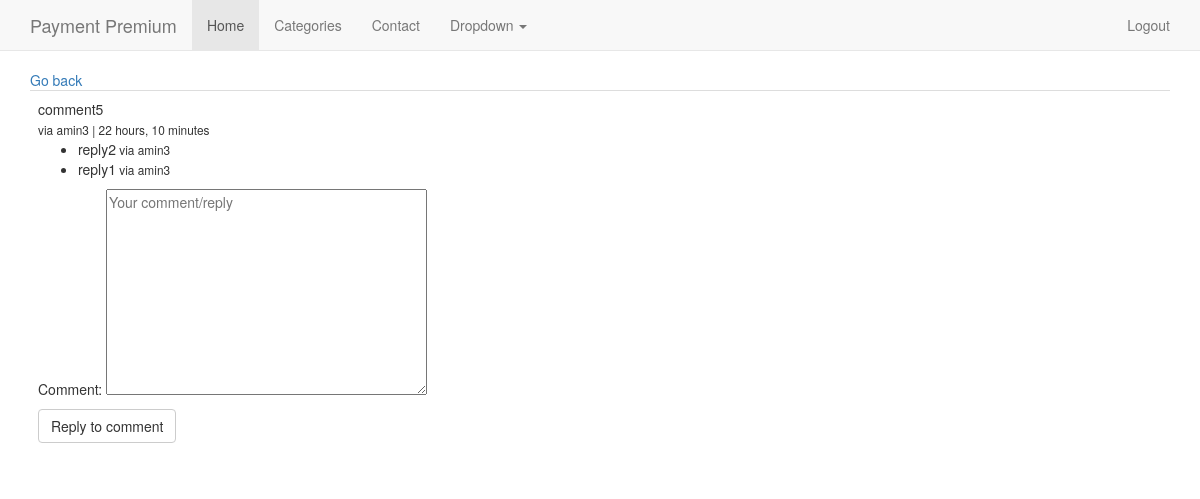
The page /comment/27 (signed in) on the database as committed earlier.
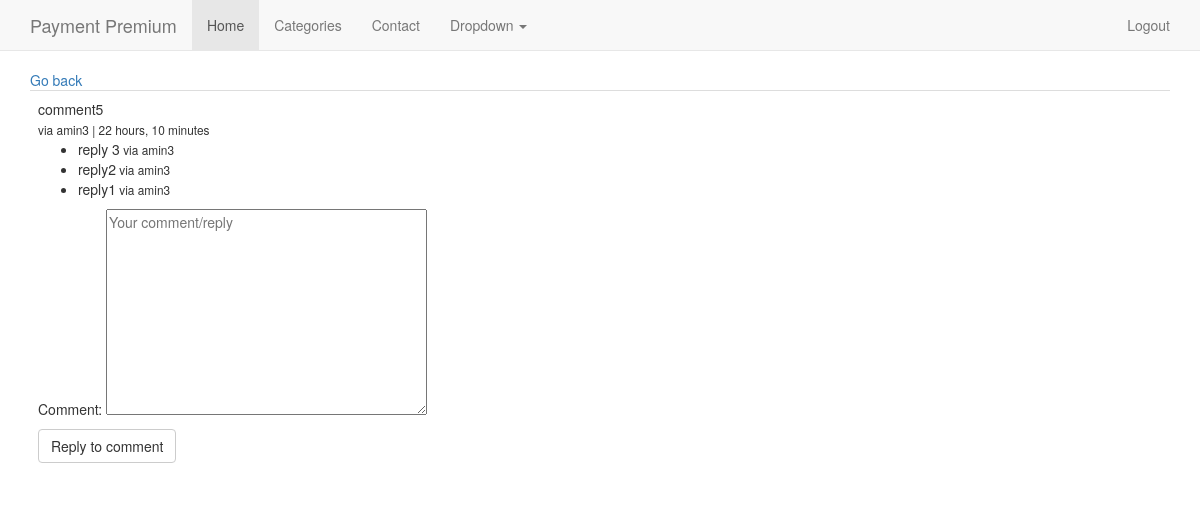
The same page on the database as committed later.
### comments/models.py (models this page shows, shortened)
class Comment(models.Model):
	user = models.ForeignKey(MyUser)
	parent = models.ForeignKey("self", null=True, blank=True)
	path = models.CharField(max_length=350)
	video = models.ForeignKey(Video, null=True, blank=True)
	text = models.TextField()
	timestamp = models.DateTimeField(auto_now=False, auto_now_add=True)
	updated = models.DateTimeField(auto_now=True, auto_now_add=False)
	active = models.BooleanField(default=True)
	objects = CommentManager()
	class Meta:
		ordering = ['-timestamp']
	@property
	def get_origin(self):
		return self.path
	def is_child(self):
		if self.parent is not None:
			return True
		else:
			return False
	def get_children(self):
		if self.is_child == True:
			return None
		else:
			child_comments = Comment.objects.filter(parent=self)
			return child_comments

### accounts/models.py (models this page shows, shortened)
class MyUser(AbstractBaseUser):
	username = models.CharField(
		max_length=255,
		unique = True,
	)
	email = models.EmailField(
		verbose_name='email address',
		max_length=255,
		unique=True,
	)
	first_name = models.CharField(
		max_length=120,
		null=True,
		blank=True
	)
	last_name = models.CharField(
		max_length=120,
		null=True,
		blank=True
	)
	is_member = models.BooleanField(default=False, verbose_name="Is Paid Member")
	is_active = models.BooleanField(default=True)
	is_admin = models.BooleanField(default=False)
	objects = MyUserManager()
	USERNAME_FIELD = 'username'
	REQUIRED_FIELDS = ['email']
	def __str__(self):              # __unicode__ on Python 2
		return self.username

### comments/views.py (the view)
# urls.py: url(r'^comment/(?P<id>\d+)$', comment_thread, name="comment_thread"),
@login_required
def comment_thread(request, id):
	comment = Comment.objects.get(id=id)
	form = CommentForm()
	context = {
		"comment": comment,
		"form": form,
	}
	return render(request, "comment_thread.html", context)

### comments/forms.py
class CommentForm(forms.Form):
	comment = forms.CharField(
		widget=forms.Textarea(
			attrs={"placeholder": "Your comment/reply"})
	)
	def __init__(self, data=None, files=None, **kwargs):
		super().__init__(data, files, kwargs)
		self.helper = FormHelper()
		self.helper.form_show_labels = False
		self.helper.add_input(Submit('submit', 'Add comment', css_class='btn btn-primary', ))

### videos/templates/comment_thread.html (shortened to what this page needs)
{% extends "base.html" %} {% block content %}
<a href="{{ comment.get_origin }}">Go back</a>
<table class="table">
    <tr>
        <td>{{ comment.text }}
            <br><small>via {{ comment.user }} | {{ comment.timestamp | timesince}}</small> {% if not comment.is_child %}
            <ul>
                {% for child in comment.get_children %}
                <li>
                    {{ child.text }}<small> via {{ child.user }}</small>
                </li>
                {% endfor %}
            </ul>
            {% endif %}
            <div class="reply_comment">
                <form action="{% url 'comment_create' %}" method="POST">
                    {% csrf_token %}{{ form.as_p }}
                    <input type="submit" value="Reply to comment" class="btn btn-default">
                </form>
            </div>
        </td>
    </tr>
</table>
{% endblock %}

### templates/base.html (shortened to what this page needs)
{% load staticfiles %}
<!DOCTYPE html>
<html lang="en">
<head>
    <link rel="stylesheet" href="https://maxcdn.bootstrapcdn.com/bootstrap/3.3.7/css/bootstrap.min.css">
    <link href="http://getbootstrap.com/assets/css/ie10-viewport-bug-workaround.css" rel="stylesheet">
    <link rel="stylesheet" href="https://maxcdn.bootstrapcdn.com/font-awesome/4.7.0/css/font-awesome.min.css">
</head>
<body>
    {% include 'navbar.html' %}
    <div class="container">
        {% block content %}
        {% endblock content %}
    </div>
</body>
</html>

### templates/navbar.html (shortened to what this page needs)
<nav class="navbar navbar-default navbar-static-top">
    <div class="container">
        <div class="navbar-header">
            <a class="navbar-brand" href="/">Payment Premium</a>
        </div>
        <div id="navbar" class="navbar-collapse collapse">
            <ul class="nav navbar-nav">
                <li class="active"><a href="/">Home</a></li>
                <li><a href="{% url 'projects' %}">Categories</a></li>
                <li><a href="#contact">Contact</a></li>
                <li class="dropdown">
                    <a href="#" class="dropdown-toggle" data-toggle="dropdown" role="button" aria-haspopup="true" aria-expanded="false">Dropdown <span class="caret"></span></a>
                </li>
            </ul>
            <ul class="nav navbar-nav navbar-right">
                {% if user.is_authenticated %}
                <li><a href="{% url 'logout' %}">Logout</a></li>
                {% else %}
                <li><a href="{% url 'login' %}">Login</a></li>
                {% endif %}
            </ul>
        </div>
    </div>
</nav>

### templates/javascript.html (shortened to what this page needs)
{% load staticfiles %}

Rows that differ between the two databases and show on the page:
added Comment: text "reply 3", user "amin3"
